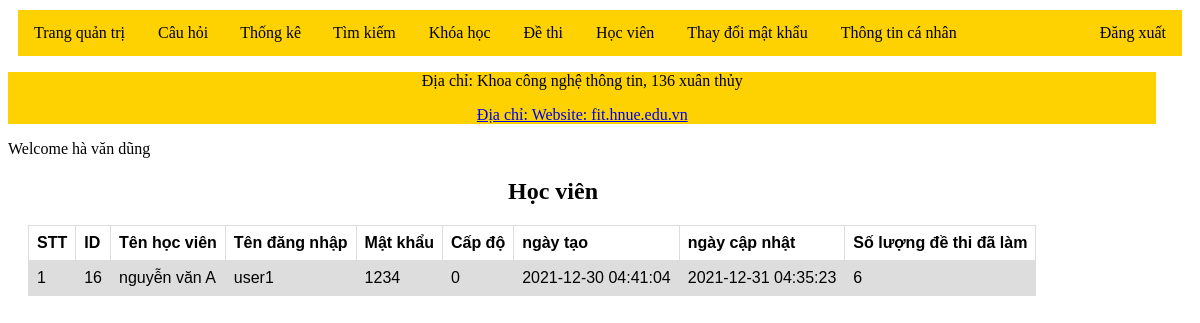
The page /hocvienlamnhieubaithinhat.php (signed in) on the database its author committed.
### tables this page shows
CREATE TABLE `users` (
  `user_id` int(11) NOT NULL,
  `name` varchar(100) DEFAULT NULL,
  `user_name` varchar(100) DEFAULT NULL,
  `user_pass` varchar(100) DEFAULT NULL,
  `level` int(11) DEFAULT NULL,
  `create_day` timestamp NOT NULL DEFAULT current_timestamp(),
  `update_day` timestamp NOT NULL DEFAULT current_timestamp() ON UPDATE current_timestamp()
);

### hocvienlamnhieubaithinhat.php (the view, shortened to what this page needs)
<?php include 'connect.php';
?>
<!DOCTYPE html>
<html lang="en">
<head>
</head>
<body>
    <?php
    require 'header1.php';
    require 'footer.php';
    if (isset($_SESSION['user'])) {
        echo "Welcome " . $_SESSION['user'];
    } else {
        header('location: Form_DN.php');
    }
    ?>
    <table>
        <h2 class='canle'>Học viên</h2>
        <tr>
            <th>STT</th>
            <th>ID</th>
            <th>Tên học viên</th>
            <th>Tên đăng nhập</th>
            <th>Mật khẩu</th>
            <th>Cấp độ</th>
            <th>ngày tạo</th>
            <th>ngày cập nhật</th>
            <th>Số lượng đề thi đã làm</th>
        </tr>
        <?php
        $records = mysqli_query($conn, "SELECT user_id, COUNT(user_id) AS so_luong
        FROM results
        GROUP BY user_id ORDER BY user_id LIMIT 1");
        $row = mysqli_fetch_array($records);
        $temp = $row[1];
        $records = mysqli_query($conn, "SELECT users.user_id,users.name,users.user_name,users.user_pass,users.level,users.create_day,users.update_day, COUNT(results.user_id) AS so_luong
        FROM results JOIN users
        ON results.user_id = users.user_id
        GROUP BY results.user_id
        HAVING so_luong = '$temp'");
        $stt = 1;
        while ($data = mysqli_fetch_array($records)) {
        ?>
            <tr>
                <td><?php echo $stt;
                    $stt++; ?></td>
                <td><?php echo $data[0]; ?></td>
                <td><?php echo $data[1]; ?></td>
                <td><?php echo $data[2]; ?></td>
                <td><?php echo $data[3]; ?></td>
                <td><?php echo $data[4]; ?></td>
                <td><?php echo $data[5]; ?></td>
                <td><?php echo $data[6]; ?></td>
                <td><?php echo $data[7]; ?></td>
            </tr>
        <?php
        }
        ?>
    </table>
</body>
</html>

### hocvienlamnhieubaithinhat.php (style rules this page uses)
table { font-family: arial, sans-serif; border-collapse: collapse; width: 100%; width: auto; height: auto; margin-left: 20px; }
td, th { border: 1px solid #dddddd; text-align: left; padding: 8px; }
tr:nth-child(even) { background-color: #dddddd; }
.canle { margin-left: 500px; }

### rows shown on the page
users: user_id "16", name "nguyễn văn A", user_name "user1", user_pass "1234", level "0", create_day "2021-12-30 04:41:04", update_day "2021-12-31 04:35:23", data "6"

### other values the page prints
$_SESSION['user'] "hà văn dũng"
